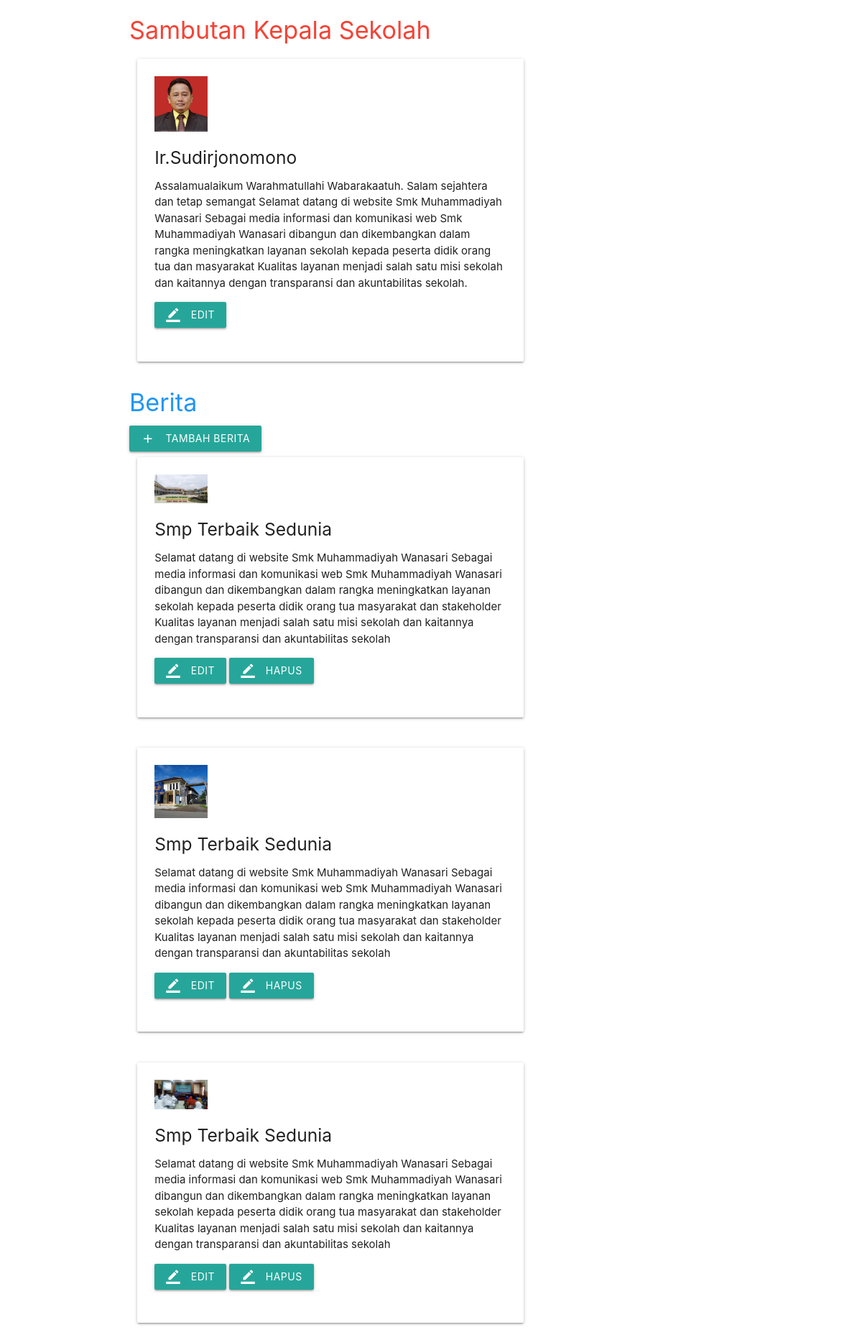
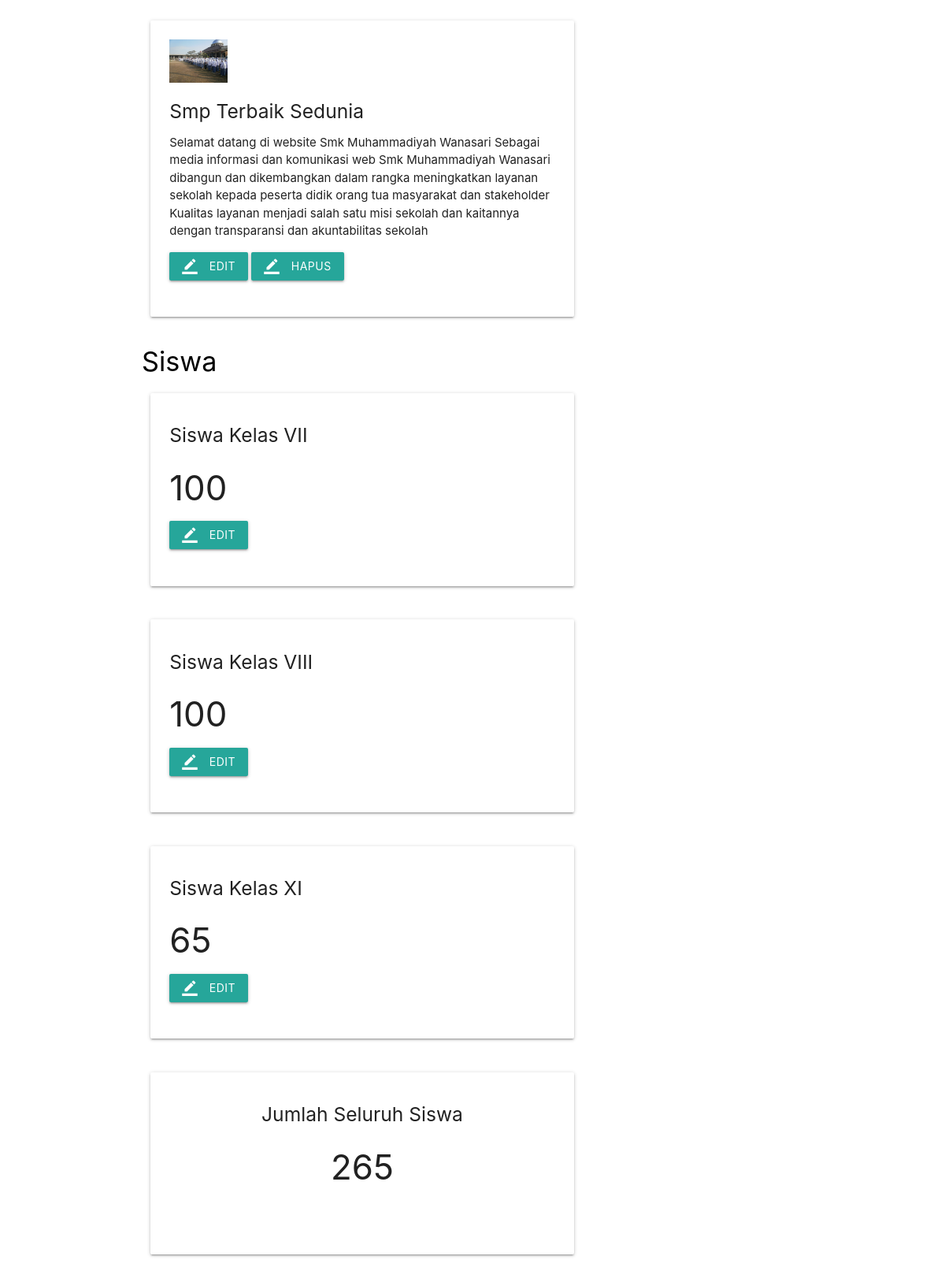
The app's page /page/home/home.php with its own data (2 pictures, top to bottom).
### tables this page shows
CREATE TABLE `kepsek` (
  `id` int(11) NOT NULL,
  `nama` varchar(200) NOT NULL,
  `sambutan` varchar(500) NOT NULL,
  `foto_kepsek` varchar(200) NOT NULL
);

CREATE TABLE `berita` (
  `id` int(100) NOT NULL,
  `judul_berita` varchar(200) NOT NULL,
  `isi_berita` varchar(2000) NOT NULL,
  `gambar` varchar(200) NOT NULL
);

CREATE TABLE `siswa` (
  `id` int(11) NOT NULL,
  `kelas` varchar(200) NOT NULL,
  `jumlah` int(200) NOT NULL,
  `jenis` varchar(100) NOT NULL
);

### page/home/home.php (the view, shortened to what this page needs)
<!DOCTYPE html>
<html>
	<head>
	<link type="text/css" rel="stylesheet" href="../../assets/css/materialize.min.css"  media="screen,projection"/>
	<link rel="stylesheet" type="text/css" href="../../assets/css/style.css">
	</head>
<body >
	<div class="container red-text">
		<h4>Sambutan Kepala Sekolah</h4>
	</div>
	<?php
		$query = mysqli_query($conn, "select * from kepsek ");
		$data = mysqli_fetch_assoc($query);
	?>
	<div class="container">
		<div class="row">
		<div class="col m8 s12">
				<div class="card-panel ">
					<img width="15%" src="../assets/img/kepalasekolah/<?php echo $data['foto_kepsek'] ?>">
				<h5><?=$data['nama'] ?></h5>
				<p><?=$data['sambutan'] ?></p>
				<a href="?page=home&aksi=editkepsek&id=<?=$data['id'] ?>" class="waves-effect waves-light btn"><i class="material-icons left">border_color</i>Edit</a>
				<br><br>
			</div>
		</div>
		</div>
	</div>
			<div class="container blue-text">
				<h4>Berita</h4>
		<a href="?page=home&aksi=tambahberita" class="waves-effect waves-light btn"><i class="material-icons left">add</i>Tambah Berita</a>
			</div>
			<?php
				$query = mysqli_query($conn, "select * from berita ");
				while ($data = mysqli_fetch_assoc($query)) {
			?>
			<div class="container">
		<div class="row">
		<div class="col m8 s12">
				<div class="card-panel ">
					<img width="15%" src="../assets/img/berita/<?php echo $data['gambar'] ?>">
				<h5><?=$data['judul_berita'] ?></h5>
				<p><?=$data['isi_berita'] ?></p>
				<a href="?page=home&aksi=editberita&id=<?=$data['id'] ?>" class="waves-effect waves-light btn"><i class="material-icons left">border_color</i>Edit</a>
				<a href="?page=home&aksi=hapusberita&id=<?=$data['id'] ?>" class="waves-effect waves-light btn"><i class="material-icons left">border_color</i>Hapus</a>
				<br><br>
			</div>
		</div>
		</div>
	</div>
	<?php } ?>
	<div class="container black-text">
				<h4>Siswa</h4>
			</div>
			<?php
				$query = mysqli_query($conn, "select * from siswa ");
				while ($data = mysqli_fetch_assoc($query)) {
			?>
			<div class="container">
		<div class="row">
		<div class="col m8 s12">
				<div class="card-panel ">
				<h5><?php echo $data['kelas']; ?></h5>
				<h3><?php echo $data['jumlah']; ?></h3>
				<a href="?page=home&aksi=editsiswa&id=<?=$data['id'] ?>" class="waves-effect waves-light btn"><i class="material-icons left">border_color</i>Edit</a>
				<br><br>
			</div>
		</div>
		</div>
	</div>
	<?php
		@$total = $total+$data['jumlah'];
	 }
	 ?>
	 <div class="container center">
		<div class="row">
		<div class="col m8 s12">
				<div class="card-panel ">
				<h5>Jumlah Seluruh Siswa</h5>
				<h3><?php echo $total; ?></h3>
				<br><br>
			</div>
		</div>
		</div>
	</div>
</body>
</html>

### records on screen
kepsek: foto_kepsek (picture), nama "Ir.Sudirjonomono", sambutan "Assalamualaikum Warahmatullahi Wabarakaatuh. Salam sejahtera dan tetap semangat Selamat datang di website Smk Muhammadiyah Wanasari Sebagai media informasi dan komunikasi web Smk Muhammadiyah Wanasari dibangun dan dikembangkan dalam rangka meningkatkan layanan sekolah kepada peserta didik orang tua dan masyarakat Kualitas layanan menjadi salah satu misi sekolah dan kaitannya dengan transparansi dan akuntabilitas sekolah."
berita: gambar (picture), judul_berita "Smp Terbaik Sedunia", isi_berita "Selamat datang di website Smk Muhammadiyah Wanasari Sebagai media informasi dan komunikasi web Smk Muhammadiyah Wanasari dibangun dan dikembangkan dalam rangka meningkatkan layanan sekolah kepada peserta didik orang tua masyarakat dan stakeholder Kualitas layanan menjadi salah satu misi sekolah dan kaitannya dengan transparansi dan akuntabilitas sekolah"
berita: gambar (picture), judul_berita "Smp Terbaik Sedunia", isi_berita "Selamat datang di website Smk Muhammadiyah Wanasari Sebagai media informasi dan komunikasi web Smk Muhammadiyah Wanasari dibangun dan dikembangkan dalam rangka meningkatkan layanan sekolah kepada peserta didik orang tua masyarakat dan stakeholder Kualitas layanan menjadi salah satu misi sekolah dan kaitannya dengan transparansi dan akuntabilitas sekolah"
berita: gambar (picture), judul_berita "Smp Terbaik Sedunia", isi_berita "Selamat datang di website Smk Muhammadiyah Wanasari Sebagai media informasi dan komunikasi web Smk Muhammadiyah Wanasari dibangun dan dikembangkan dalam rangka meningkatkan layanan sekolah kepada peserta didik orang tua masyarakat dan stakeholder Kualitas layanan menjadi salah satu misi sekolah dan kaitannya dengan transparansi dan akuntabilitas sekolah"
berita: gambar (picture), judul_berita "Smp Terbaik Sedunia", isi_berita "Selamat datang di website Smk Muhammadiyah Wanasari Sebagai media informasi dan komunikasi web Smk Muhammadiyah Wanasari dibangun dan dikembangkan dalam rangka meningkatkan layanan sekolah kepada peserta didik orang tua masyarakat dan stakeholder Kualitas layanan menjadi salah satu misi sekolah dan kaitannya dengan transparansi dan akuntabilitas sekolah"
siswa: kelas "Siswa Kelas VII", jumlah "100"
siswa: kelas "Siswa Kelas VIII", jumlah "100"
siswa: kelas "Siswa Kelas XI", jumlah "65"

### other values on screen
$total "265"
